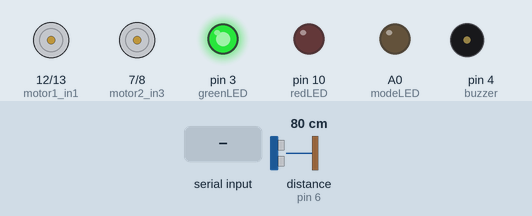
Bench run of a sketch on a simulated Arduino Uno, built with avr-gcc and run on an emulated ATmega328P. On the bench: motor-driver pin pairs drawn as motors (green arrow = first pin HIGH = forward, orange = second pin HIGH = backward, longer = more drive, scaled by the enable pin), output pins drawn as LEDs (lit = HIGH), buzzer (waves = sounding). Wiring (inferred from the names in the program): ultrasonic range finder: trigger pin 5; echo pin 6. Inputs (shaded band) come from the test bench; at power-on: distance to the obstacle (sensor on pin 6) 80 cm. The echo pulse lasts 58.3 µs per cm; pins used as bus, display or sensor lines are not drawn; what the sketch prints to the serial monitor is not drawn.

Above: at 1.3 s.
1.4 s: "A90\n" received over Serial
At 2.4 s:
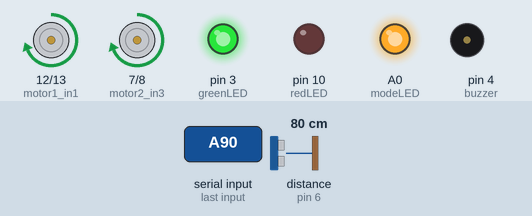
3.3 s: distance to the obstacle (sensor on pin 6) set to 18 cm
4.8 s: distance to the obstacle (sensor on pin 6) set to 15 cm
At 6.4 s:
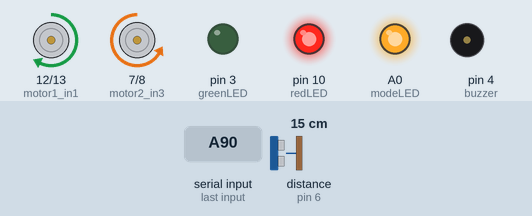
7.8 s: "M90\n" received over Serial
At 9.7 s:
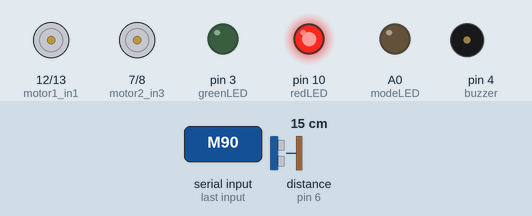
10.2 s: "F90\n" received over Serial
At 10.31 s:
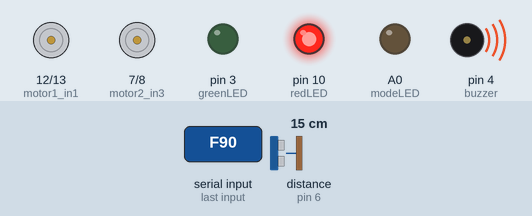
11.9 s: "R" received over Serial
At 13.9 s:
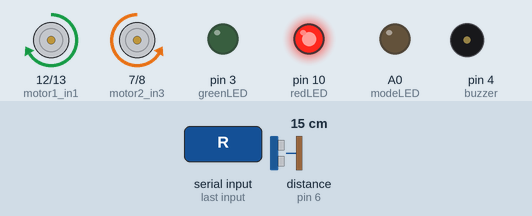
Timing chart, 0 to 15.4 s (numbered marks = the images above; inputs shaded):
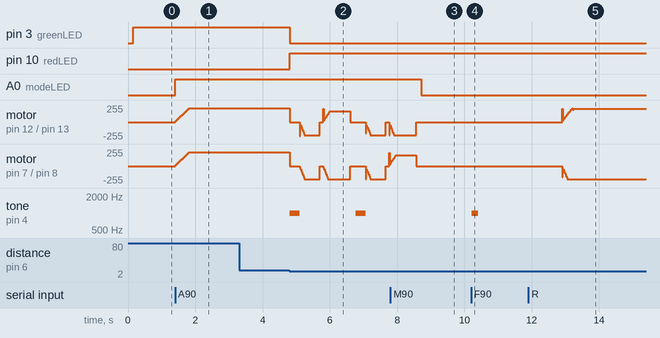

The sketch:

sensors_and_serial_monitor1.ino
```cpp
// ================= MOTOR PINS =================
// Motor 1 (Left Wheel)
const int motor1_enable = 11;
const int motor1_in1    = 12;
const int motor1_in2    = 13;

// Motor 2 (Right Wheel)
const int motor2_enable = 9;
const int motor2_in3    = 7;
const int motor2_in4    = 8;

// ================= ULTRASONIC SENSOR =================
const int trigPin = 5;
const int echoPin = 6;

// ================= BUZZER =================
const int buzzer = 4;

// ================= LEDs =================
const int greenLED = 3;
const int redLED = 10;
const int modeLED = A0;  // NEW: Orange LED connected to Analog Pin A0

// ================= TUNING VARIABLES =================
const int maxSpeed = 200;
const int accelStep = 15;
const int decelStep = 25;
const int updateInterval = 20;

int currentSpeedLeft = 0;
int currentSpeedRight = 0;
unsigned long lastUpdateTime = 0;

int targetLeft = 0;
int targetRight = 0;
int distance = 0;

// ================= MODE & SYSTEM VARIABLES =================
bool autonomousMode = false; // false = Manual Mode | true = Autonomous Mode

char manualDirection = 'S';
int targetSpeedSetting = 0;
int lastTurnDirection = 0;  // 0 = Left, 1 = Right

// ================= SETUP =================
void setup() {
  // Motor controller pins
  pinMode(motor1_enable, OUTPUT);
  pinMode(motor1_in1, OUTPUT);
  pinMode(motor1_in2, OUTPUT);
  pinMode(motor2_enable, OUTPUT);
  pinMode(motor2_in3, OUTPUT);
  pinMode(motor2_in4, OUTPUT);

  // Peripherals
  pinMode(trigPin, OUTPUT);
  pinMode(echoPin, INPUT);
  pinMode(buzzer, OUTPUT);
  pinMode(redLED, OUTPUT);
  pinMode(greenLED, OUTPUT);
  pinMode(modeLED, OUTPUT); // Initialize the new Mode LED pin

  Serial.begin(9600);
  Serial.println("==================================================");
  Serial.println("--- DUAL-MODE CONTROLLER WITH MODE INDICATOR ---");
  Serial.println("Orange LED OFF = Manual Mode | Orange LED ON = Auto Mode");
  Serial.println("==================================================");
}

// ================= ULTRASONIC SENSOR FUNCTION =================
int getDistance() {
  digitalWrite(trigPin, LOW);
  delayMicroseconds(2);
  digitalWrite(trigPin, HIGH);
  delayMicroseconds(10);
  digitalWrite(trigPin, LOW);

  long duration = pulseIn(echoPin, HIGH, 30000);

  if (duration == 0) return 400;
  int calculatedDistance = duration * 0.0343 / 2;
  if (calculatedDistance <= 0) return 400;

  return calculatedDistance;
}

// ================= ACTION UTILITIES =================
void setTargetTargets(int left, int right) {
  targetLeft = left;
  targetRight = right;
}

void emergencyStop() {
  currentSpeedLeft = 0;
  currentSpeedRight = 0;
  targetLeft = 0;
  targetRight = 0;
  drive(0, 0);
}

void executeRamping() {
  unsigned long startWait = millis();
  while (millis() - startWait < 200) {
    if (millis() - lastUpdateTime >= updateInterval) {
      lastUpdateTime = millis();

      if (currentSpeedLeft < targetLeft) currentSpeedLeft += accelStep;
      else if (currentSpeedLeft > targetLeft) currentSpeedLeft -= decelStep;

      if (currentSpeedRight < targetRight) currentSpeedRight += accelStep;
      else if (currentSpeedRight > targetRight) currentSpeedRight -= decelStep;

      drive(currentSpeedLeft, currentSpeedRight);
    }
  }
}

// ================= MAIN PROGRAM LOOP =================
void loop() {
  distance = getDistance();

  // --- 1. PARSE INCOMING SERIAL COMMANDS ---
  if (Serial.available() > 0) {
    char inputChar = Serial.read();

    if (inputChar >= 'a' && inputChar <= 'z') {
      inputChar = inputChar - 32;
    }

    // Toggle Modes and handle the Indicator LED state
    if (inputChar == 'A') {
      autonomousMode = true;
      digitalWrite(modeLED, HIGH); // Turn ON Orange LED for Auto Mode
      emergencyStop();
      Serial.println("SYSTEM STATE -> Switched to [AUTONOMOUS MODE]");
    }
    else if (inputChar == 'M') {
      autonomousMode = false;
      digitalWrite(modeLED, LOW);  // Turn OFF Orange LED for Manual Mode
      manualDirection = 'S';
      emergencyStop();
      Serial.println("SYSTEM STATE -> Switched to [MANUAL MODE] (Stopped)");
    }
    // Process Manual Driving Commands
    else if (!autonomousMode && (inputChar == 'F' || inputChar == 'B' || inputChar == 'L' || inputChar == 'R' || inputChar == 'S')) {
      manualDirection = inputChar;
      if (manualDirection == 'S') {
        targetSpeedSetting = 0;
      } else {
        int parsedSpeed = Serial.parseInt();
        targetSpeedSetting = (parsedSpeed == 0) ? maxSpeed : constrain(parsedSpeed, 0, maxSpeed);
      }
    }
  }

  // --- 2. EXECUTE LOGIC BASED ON ACTIVE MODE ---
  if (autonomousMode) {
    // ==========================================
    //            AUTONOMOUS MODE ACTIVE
    // ==========================================
    if (distance > 15) {
      digitalWrite(redLED, LOW);
      digitalWrite(greenLED, HIGH);
      noTone(buzzer);

      setTargetTargets(maxSpeed, maxSpeed);

      if (millis() - lastUpdateTime >= updateInterval) {
        lastUpdateTime = millis();
        if (currentSpeedLeft < targetLeft) currentSpeedLeft += accelStep;
        if (currentSpeedRight < targetRight) currentSpeedRight += accelStep;
        drive(currentSpeedLeft, currentSpeedRight);
      }
    }
    else {
      emergencyStop();
      digitalWrite(redLED, HIGH);
      digitalWrite(greenLED, LOW);
      tone(buzzer, 1000);
      delay(300);
      noTone(buzzer);

      setTargetTargets(-maxSpeed, -maxSpeed);
      executeRamping();
      delay(400);
      emergencyStop();
      delay(100);

      if (lastTurnDirection == 0) {
        setTargetTargets(maxSpeed, -maxSpeed);
        executeRamping();
        delay(600);
        lastTurnDirection = 1;
      } else {
        setTargetTargets(-maxSpeed, maxSpeed);
        executeRamping();
        delay(600);
        lastTurnDirection = 0;
      }
      emergencyStop();
      delay(150);
    }
  }
  else {
    // ==========================================
    //              MANUAL MODE ACTIVE
    // ==========================================
    if (distance <= 15 && manualDirection == 'F') {
      manualDirection = 'S';
      targetSpeedSetting = 0;
      emergencyStop();

      digitalWrite(redLED, HIGH);
      digitalWrite(greenLED, LOW);
      tone(buzzer, 1000, 200);
      Serial.println("⚠️ MANUAL OVERRIDE: Proximity Brake Activated!");
    }
    else if (distance <= 15) {
      digitalWrite(redLED, HIGH);
      digitalWrite(greenLED, LOW);
    }
    else {
      digitalWrite(redLED, LOW);
      digitalWrite(greenLED, HIGH);
    }

    switch (manualDirection) {
      case 'F': setTargetTargets(targetSpeedSetting, targetSpeedSetting); break;
      case 'B': setTargetTargets(-targetSpeedSetting, -targetSpeedSetting); break;
      case 'L': setTargetTargets(-targetSpeedSetting, targetSpeedSetting); break;
      case 'R': setTargetTargets(targetSpeedSetting, -targetSpeedSetting); break;
      case 'S':
      default:  setTargetTargets(0, 0); break;
    }

    if (millis() - lastUpdateTime >= updateInterval) {
      lastUpdateTime = millis();

      if (currentSpeedLeft < targetLeft) currentSpeedLeft += accelStep;
      else if (currentSpeedLeft > targetLeft) currentSpeedLeft -= decelStep;

      if (currentSpeedRight < targetRight) currentSpeedRight += accelStep;
      else if (currentSpeedRight > targetRight) currentSpeedRight -= decelStep;

      drive(currentSpeedLeft, currentSpeedRight);
    }
  }
  delay(10);
}

// ================= HARDWARE MOTOR DRIVER LAYER =================
void drive(int speed1, int speed2) {
  if (speed1 > 0) {
    digitalWrite(motor1_in1, HIGH);   digitalWrite(motor1_in2, LOW);
    analogWrite(motor1_enable, speed1);
  } else if (speed1 < 0) {
    digitalWrite(motor1_in1, LOW);    digitalWrite(motor1_in2, HIGH);
    analogWrite(motor1_enable, abs(speed1));
  } else {
    digitalWrite(motor1_in1, LOW);    digitalWrite(motor1_in2, LOW);
    analogWrite(motor1_enable, 0);
  }

  if (speed2 > 0) {
    digitalWrite(motor2_in3, HIGH);   digitalWrite(motor2_in4, LOW);
    analogWrite(motor2_enable, speed2);
  } else if (speed2 < 0) {
    digitalWrite(motor2_in3, LOW);    digitalWrite(motor2_in4, HIGH);
    analogWrite(motor2_enable, abs(speed2));
  } else {
    digitalWrite(motor2_in3, LOW);    digitalWrite(motor2_in4, LOW);
    analogWrite(motor2_enable, 0);
  }
}
```

Measured:
- the behaviour switches between 17 and 16 cm on distance to the obstacle (sensor on pin 6) (found by bisection; images 1 and 2)
- after the input at 1.4 s, A0 (modeLED): LOW → HIGH at once; motor on pin 12 (motor1_in1) / pin 13 (motor1_in2), motor on pin 7 (motor2_in3) / pin 8 (motor2_in4): moves from stopped to forward 210/255 over 0.40 s, starting at once
- after the input at 3.3 s, every drawn part: stays the same
- after the input at 4.8 s, pin 3 (greenLED): HIGH → LOW at once; pin 10 (redLED): LOW → HIGH at once
- after the input at 7.8 s, A0 (modeLED): HIGH → LOW after 0.93 s; motor on pin 12 (motor1_in1) / pin 13 (motor1_in2), motor on pin 7 (motor2_in3) / pin 8 (motor2_in4): goes on until 8.6 s, then stays stopped; tone on pin 4 (buzzer): stays silent (without the input it goes to 1000 Hz after 0.93 s)
- after the input at 10.2 s, tone on pin 4 (buzzer): silent → 1000 Hz at once, → silent 0.20 s later
- after the input at 11.9 s, motor on pin 7 (motor2_in3) / pin 8 (motor2_in4): stopped → backward 200/255 after 1.0 s
